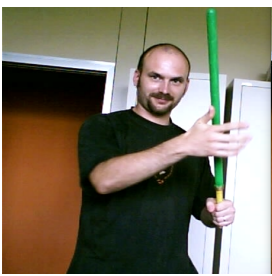
#> input picture green_sable.png, 272 x 276 px
$ python cluster_with_picture.py
#> lines starting #> are read from the running program, lines starting #| are printed output that depends on the picture; after the words box and inside, x2 and y2 are one past the last pixel; in counts of white or black regions, pixels touching at a corner belong together
#> further down, img is the input picture: shape (276, 272, 3); mean B, G, R 98.7, 116.5, 125
### FX/img_functions.py
import cv2
import numpy as np
from matplotlib import pyplot as plt
from sklearn.cluster import KMeans, DBSCAN
import math
import time

#For a line: a*x+b*y+c=0, get w=(a,b) with two points(x1,y1), (x2,y2)
def get_line_ab(x1,y1,x2,y2):
    A1=np.transpose(np.array([x1,y1]))
    A2 =np.transpose (np.array([x2,y2]))
    u = (A2- A1)  /np.linalg.norm(A2 - A1)
    w = - np.array([[0, 1], [-1, 0]]).dot(u)
    if w[1]<0:
        w=-w
    return w

#For a line: a*x+b*y+c=0, get c knowing a point(x,y) on it and w=(a,b):
def get_c(x,y,w):
    c=- w.dot(np.transpose(np.array([x,y])))
    return c

#For w=(a,b)=(cos(theta),sin(theta)), get new_w=(cos(2*theta),sin(2*theta))=(a',b')
def get_new_w(w):
    theta=math.acos(w[0])
    new_w=np.array([math.cos(2*theta),math.sin(2*theta)])
    return new_w

#For w=(a',b')=(cos(2*theta),sin(2*theta)), get orig_w=(cos(theta),sin(theta))
def get_orig_w(w):
    theta=math.acos(w[0])
    if w[1]<0:
        theta=2*math.pi-theta
    orig_w=np.array([math.cos(theta/2),math.sin(theta/2)])
    return orig_w

#Draw a line: a*x+b*y+c=0, with c, w=(a,b) on img
def draw_lines(img,w,c):
    hei,wid,_=img.shape
    a,b=w
    n=0
    arr_to_draw=np.zeros((2,2),dtype=float) #Holds the coordinates of two points used to draw a line

    #arr_p0 stores 4 endpoints of img, arr_p stores the value of endpoints computed with the line function
    arr_p0=np.array([(0,0),(wid,0),(0,hei),(wid,hei)])
    arr_p=np.array([a*arr[0]+b*arr[1]+c for arr in arr_p0])
    #print(arr_p)
    arr_p.flatten()
    #print(arr_p)

    #check if there are endpoints on the line. If yes, use that point to draw the line.
    for i in range(4):
        if arr_p[i]==0:
           arr_to_draw[n]=arr_p0[i]
           n=n+1

    #arr_l is a array to check if there exists a edge of img, whose two end points have different sign
    #If yes, one of the points for drawing the line is on this edge.
    arr_l=np.array([arr_p[0]*arr_p[1],arr_p[0]*arr_p[2],arr_p[1]*arr_p[3],arr_p[2]*arr_p[3]])
    if arr_l[0]<0:
        arr_to_draw[n][0],arr_to_draw[n][1]=-c/a,0  #At this time, we don't need to consider if a==0.
        n=n+1
    if arr_l[1]<0:
        arr_to_draw[n][0],arr_to_draw[n][1]= 0,-c/b
        n=n+1
    if arr_l[2]<0:
        arr_to_draw[n][0],arr_to_draw[n][1]=wid,(-a*wid-c)/b
        n=n+1
    if arr_l[3]<0:
        arr_to_draw[n][0],arr_to_draw[n][1]=(-b*hei-c)/a,hei
        n=n+1
    arr_to_draw=arr_to_draw.astype('int')
    #print(arr_to_draw)
    cv2.line(img,(arr_to_draw[0][0],arr_to_draw[0][1]),(arr_to_draw[1][0],arr_to_draw[1][1]),(255,0,0),1)
    return

#display the clusters of a 2D matrix in a subplot
# [10 lines left out: function display_matrix, not called in this run]

#display the clusters of an array in a subplot
def display_arr(arr,axs,str,arr_pred,i=0,j=0):
    axs[i][j].scatter(arr,np.zeros_like(arr),c=arr_pred)
    axs[i][j].set_title(str)


def pre_process_data(data,mode=0,eps=0.5,min_samples=3):
    model=DBSCAN(eps=eps, min_samples=min_samples)
    #print(data)
    data_fit=model.fit(data)
    labels=data_fit.labels_
    #print(labels)
    labels2=np.array([i+1 for i in labels])
    count=np.bincount(labels2)
    count[0]=0
    data_processed=data[labels==np.argmax(count)-1]
    #print(data_processed)
    if (mode!=0):
        count[np.argmax(count)]=0
        data_processed=np.concatenate((data_processed,data[labels==np.argmax(count)-1]),axis=0)
        #print(data_processed)
    return data_processed

def img_process(img,axs,pause_time=0.01,display_mode=False,detect_mode=1):
    #show the running time of each stage
#> called with axs = array of shape (2, 2), pause_time = 0.01, display_mode = False, detect_mode = 1
    t=np.array([])
    stage_name=np.array(["mask","blur","fld","proc_ab","proc_c","display"])

    return_values=np.zeros(3)

    #stage1:mask

    start=time.process_time_ns()
    filter_size = int(img.shape[1] * .05)
#> filter_size = 13
    if filter_size % 2 == 0:
        filter_size += 1

    if (detect_mode==0):
        lower_green = np.array([35, 43, 46],dtype=np.uint8)
        upper_green = np.array([77,255,255],dtype=np.uint8)

        # Threshold the HSV image to get only blue colors
        img_hsv = cv2.cvtColor(img, cv2.COLOR_BGR2HSV)
        mask_by_color = cv2.inRange(img_hsv, lower_green, upper_green) # HFB : Good
        #gray = cv2.cvtColor(img,cv2.COLOR_BGR2GRAY)

        # HFB :
        img_mask = cv2.bitwise_and(img, img, mask=mask_by_color)
        img_mask = cv2.cvtColor(img_mask,cv2.COLOR_BGR2GRAY)


    if (detect_mode==1):
        red   = img[...,2]
        green = img[...,1]
        blue  = img[...,0]
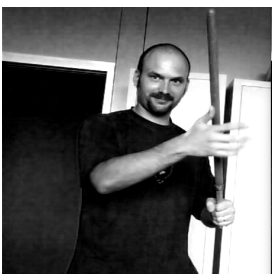
#> blue: shape (276, 272); min 0, max 255, mean 98.7


        purple = np.maximum(red, blue)
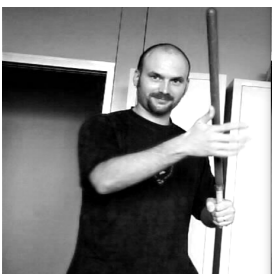
#> purple: shape (276, 272); min 0, max 255, mean 128.8
        mask = purple*1.1 < green
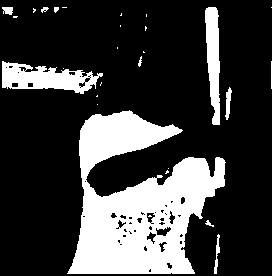
#> mask: shape (276, 272) bool; 24% white; 28 white regions (17 under 20 px), largest, box (x1, y1, x2, y2) and area: (67, 110, 226, 274) 14399, (2, 61, 103, 94) 1844, (205, 7, 220, 125) 1248
        img_mask = np.zeros(img.shape[0:-1], dtype=np.uint8)
        img_mask[mask] = 255
        #print(img_mask)

        cv2.imshow("mask", img_mask)
        end=time.process_time_ns()
        t=np.append(t,np.array([end-start]))

   #stage2:blur

    start=time.process_time_ns()
    img_blurred = cv2.GaussianBlur(img_mask, (filter_size, filter_size), 0)
    binary = np.zeros_like(img_blurred)
    binary[img_blurred > 50] = 255
    cv2.imshow("bin", binary)
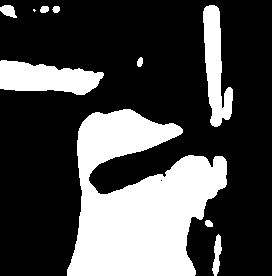
#> window 'bin': shape (276, 272); 28.9% white; 10 white regions (1 under 20 px), largest, box (x1, y1, x2, y2) and area: (67, 109, 227, 276) 16617, (0, 60, 104, 95) 2509, (203, 5, 233, 127) 2019

    end=time.process_time_ns()
    t=np.append(t,np.array([(end-start)]))

    #stage3:fld
    start=time.process_time_ns()
    fld_detector = cv2.ximgproc.createFastLineDetector()
    fld_segments = fld_detector.detect(img_blurred)
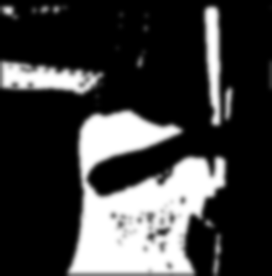
#> img_blurred: shape (276, 272); min 0, max 255, mean 61.2
    if fld_segments is not None:
        fld_segments = fld_segments.reshape((fld_segments.shape[0], 4)) # fld_segments was (n, 1, 4) shaped

    img_lines=fld_detector.drawSegments(img,fld_segments)
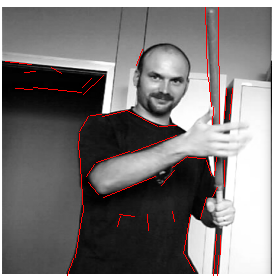
#> img_lines: shape (276, 272, 3); mean B, G, R 116.2, 116.2, 120.3
    cv2.imshow('lines',img_lines)
    cv2.imshow("img2",img)
    end=time.process_time_ns()
    t=np.append(t,np.array([(end-start)]))

    if fld_segments is None:
        return return_values

    if fld_segments.shape[0]<6:
        t=np.append(t,np.array([.0,.0,.0]))
        pass
    else:
        #stage 4:proc_ab
        start=time.process_time_ns()
        matrix_ab=np.zeros((fld_segments.shape[0], 2), dtype=float)
        matrix_orig=np.zeros((fld_segments.shape[0], 2), dtype=float)

        #knowing the start point and end point, get a2,b2 of detected lines:
        matrix_orig=np.array([get_line_ab(x1, y1, x2, y2) for x1,y1,x2,y2 in fld_segments])
        matrix_ab_raw=np.array([get_new_w(np.array([a,b])) for a,b in matrix_orig])


        #print(matrix_ab)


        matrix_ab=pre_process_data(matrix_ab_raw,eps=0.1)

        """kmeans = KMeans(n_clusters=1).fit(matrix_ab)
        #print(kmeans.cluster_centers_)
        w= kmeans.cluster_centers_[0]"""

        w = np.average(matrix_ab, axis=0)
#> w = [0.99, 0.0389]

        w=w/np.linalg.norm(w)
#> w = [0.999, 0.0393]
        orig_w=get_orig_w(w) #make a2,b2 return to a,b, after clustering;
#> orig_w = [1, 0.0197]

        end=time.process_time_ns()
        t=np.append(t,np.array([(end-start)]))

        #stage 5:proc_c
        #get c
        start=time.process_time_ns()
        distribution_c=np.array([[get_c(x1,y1,orig_w),get_c(x2,y2,orig_w)] for x1,y1,x2,y2 in fld_segments])
        distribution_c_raw=distribution_c.reshape(-1,1)

        distribution_c=pre_process_data(distribution_c_raw,mode=1,eps=img.shape[1] * .03)

        #print(distribution_c)
        kmeans_c=KMeans(n_clusters=2,random_state=0).fit(distribution_c)
        """
        if (display_mode):
            c_pred=KMeans(n_clusters=2).fit_predict(distribution_c)
        """
        c_pred="blue"
        #print(kmeans_c)
        c1,c2=kmeans_c.cluster_centers_
#> c1 = [-213.8]; c2 = [-89.78]
        #print(c1,c2)
        end=time.process_time_ns()
        t=np.append(t,np.array([(end-start)]))

        wx,wy=orig_w
#> wx = 1; wy = 0.0197
        if(wx>0):
            c_right=max(c1,c2)
#> c_right = [-89.78]
        else:
            c_right=min(c1,c2)

        return_values=wx,wy,c_right
#> return_values = (1, 0.0197, [-89.78])
        #stage 6: display
        start=time.process_time_ns()
        draw_lines(img,orig_w,c1)
        draw_lines(img,orig_w,c2)
#> in draw_lines (call 2), `cv2.line(img,(arr_to_draw[0][0],arr_to_draw[0][1]),(arr_to_draw[1][0],..`:
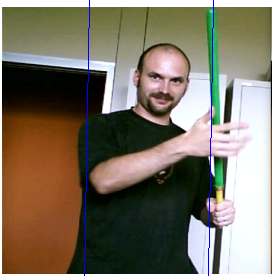
#> img: shape (276, 272, 3); mean B, G, R 99.9, 115.7, 124.3
        if (display_mode):
        #display the clusters and center points
            for axs1 in axs:
                for axs2 in axs1:
                    axs2.cla()
            display_matrix(matrix_ab_raw,0,1,axs,"a,b for clustering","pink")
            display_matrix(matrix_orig,0,0,axs,"original a,b","red")
            display_matrix(matrix_ab,0,1,axs,"a,b for clustering","red")
            display_matrix(np.array([orig_w]),0,0,axs,color="blue")
            display_matrix(np.array([w]),0,1,axs,color="blue")
            display_arr(distribution_c_raw,axs,"c","pink",1,0)
            display_arr(distribution_c,axs,"c",c_pred,1,0)
            axs[1][0].scatter(np.array([c1,c2]),np.zeros(2),c="red")
            end=time.process_time_ns()
            t=np.append(t,np.array([(end-start)]))

            axs[1][1].bar(stage_name,t)
            axs[1][1].set_title("running time(ns)")
            axs[1][1].set_ylim(0,4e8)
            plt.show()
            plt.pause(pause_time)
        else:
            t=np.append(t,np.array([.0]))
    #print(t)
    #print(stage_name)
    cv2.imshow("img", img)
    return return_values

### FX/cluster_with_picture.py
import cv2
import numpy as np
from line_max import y_max
from matplotlib import pyplot as plt
from mpl_toolkits.mplot3d import Axes3D
from scipy.spatial import distance as dist
from sklearn.cluster import KMeans
from img_functions import img_process
#To get a,b,c, knowing (x1,y1),(x2,y2)


#cap = cv2.VideoCapture(0) # 0 means /dev/video0, 1 for /dev/video1, ...
plt.ion()
fig,axs=plt.subplots(2,2,figsize=(12,12))

img = cv2.imread("../green_sable.png")
img_process(img,axs,display_mode=False)

plt.pause(100)
#cap.release()
#cv2.destroyAllWindows()
